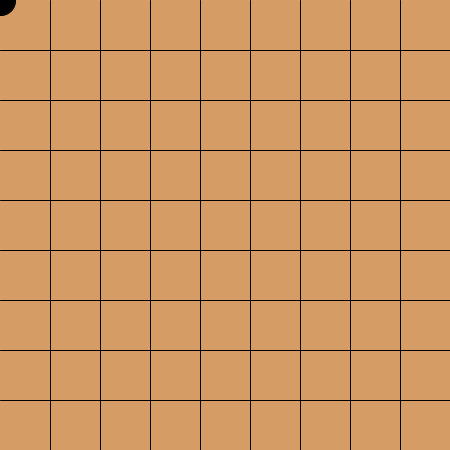
Frame 1 (no input)
Frame 60 (the mouse pressed at the canvas centre just before this capture): identical to frame 1, image omitted
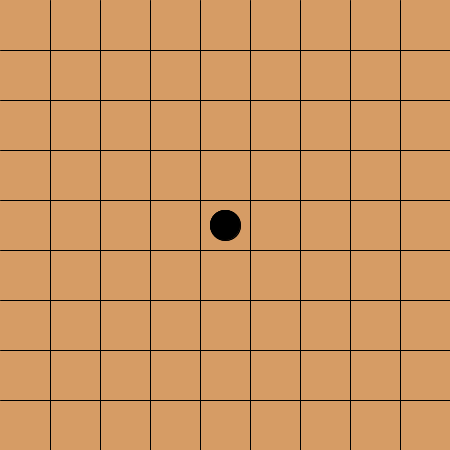
Frame 120 (the mouse held since frame 60 and released just before this capture)

The Processing sketch that drew these frames (run headless with seeded random() and noise(); from frame 60 on, the mouse is pressed at the canvas centre):

// Processing sketch: week16_go_for_line_mousePressed_miuseX_mouseY
// ── week16_go_for_line_mousePressed_miuseX_mouseY.pde
void setup(){
 size(450,450);  
}
int bx=0,by=0;
void draw(){
 background(#D69C65);
  for(int y=50;y<450;y+=50){
    line(0,y,450,y);
  }  
  for(int x=50;x<450;x+=50){
    line(x,0,x,450);
  }
  fill(0);
  ellipse(mouseX,mouseY,30,30);
  ellipse(bx,by,30,30);
}
void mousePressed(){
 bx=mouseX; by=mouseY;  
}
